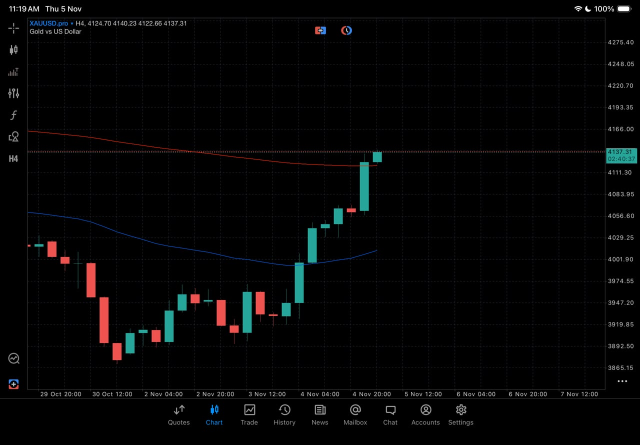
#> input picture maps/2026-11-05/original.jpg, 1280 x 889 px, found by its file name (shown at 1/2 size)
$ python map_2026-11-06.py
#> lines starting #> are read from the running program, lines starting #| are printed output that depends on the picture
### scripts/maplib.py
"""Small drawing helpers for marking up MT5 chart screenshots."""
from PIL import Image, ImageDraw, ImageFont

FONT = "/usr/share/fonts/truetype/dejavu/DejaVuSans.ttf"
FONT_B = "/usr/share/fonts/truetype/dejavu/DejaVuSans-Bold.ttf"

RED = (239, 83, 80)
GREEN = (38, 166, 154)
LIME = (102, 220, 120)
YELLOW = (255, 202, 40)
PURPLE = (171, 120, 255)
GREY = (160, 160, 170)
ORANGE = (255, 152, 0)
WHITE = (235, 235, 240)


class Chart:
    """A screenshot plus its price-axis calibration.

    Calibrate with two price labels from the screenshot's scale:
    (price_a, y_a) and (price_b, y_b).  `scale` multiplies line widths,
    font sizes and padding so the same layout reads well on bigger images.
    """

    def __init__(self, src, price_a, y_a, price_b, y_b, right, scale=1.0, light=False):
#> called with price_a = 4138.2, y_a = 133, price_b = 3886.9, y_b = 1150, right = 1890, scale = 1.56, light = False
        self.base = Image.open(src).convert("RGBA")
        self.overlay = Image.new("RGBA", self.base.size, (0, 0, 0, 0))
#> self.overlay: PIL image 1280x889 RGBA; every value is 0
        self.d = ImageDraw.Draw(self.overlay)
        self.pa, self.ya = price_a, y_a
        self.per_px = (price_a - price_b) / (y_b - y_a)
        self.right = right
        self.k = scale
        # label badge fill: dark on dark charts, near-white on light charts
        self.badge = (250, 250, 252, 235) if light else (12, 12, 16, 215)
        self.f_s = ImageFont.truetype(FONT, round(12 * scale))
        self.f_m = ImageFont.truetype(FONT_B, round(13 * scale))
        self.f_l = ImageFont.truetype(FONT_B, round(15 * scale))

    def y(self, price):
        return self.ya + (self.pa - price) / self.per_px

    def zone(self, lo, hi, x0, color, alpha=55):
        box = [x0, self.y(hi), self.right, self.y(lo)]
        self.d.rectangle(box, fill=color + (alpha,))
        self.d.rectangle(box, outline=color + (200,), width=max(1, round(self.k)))

    def box(self, x0, x1, lo, hi, color, alpha=18):
#> in label, `b = self.d.textbbox((x, yy), text, font=font, anchor=anchor)`: b = (150, 1124.3, 368, 1142.3)
        self.d.rectangle([x0, self.y(hi), x1, self.y(lo)], fill=color + (alpha,),
                         outline=color + (170,), width=max(1, round(self.k)))

    def hline(self, price, x0, color, dash=8, gap=6, width=1):
#> called with price = 3897, x0 = 140, color = (239, 83, 80), dash = 8, gap = 6, width = 1
        yy, x = self.y(price), x0
        dash, gap, width = dash * self.k, gap * self.k, max(1, round(width * self.k))
        while x < self.right:
            self.d.line([x, yy, min(x + dash, self.right), yy], fill=color + (230,), width=width)
            x += dash + gap
#> after the loop, x = 1909

    def label(self, x, yy, text, color, font=None, anchor="lm"):
        font = font or self.f_s
        pad = 3 * self.k
        b = self.d.textbbox((x, yy), text, font=font, anchor=anchor)
        self.d.rectangle([b[0] - pad, b[1] - pad, b[2] + pad, b[3] + pad],
                         fill=self.badge, outline=color + (220,))
        self.d.text((x, yy), text, font=font, fill=color + (255,), anchor=anchor)

    def rlabel(self, price, text, color, font=None):
        """Label right-aligned against the plot edge at a given price."""
        self.label(self.right - 6 * self.k, self.y(price), text, color, font, anchor="rm")

    def path(self, points, color, width=2, dash=7, gap=5, head=True):
        """Dashed projection path; points are (x, price). Arrow head at the end."""
#> called with color = (102, 220, 120), width = 2, dash = 7, gap = 5, head = True
        pts = [(x, self.y(p)) for x, p in points]
        width, dash, gap = max(1, round(width * self.k)), dash * self.k, gap * self.k
        for (x1, y1), (x2, y2) in zip(pts, pts[1:]):
            length = ((x2 - x1) ** 2 + (y2 - y1) ** 2) ** 0.5
            n = max(int(length // (dash + gap)), 1)
            for i in range(n):
                t0 = i * (dash + gap) / length
                t1 = min((i * (dash + gap) + dash) / length, 1)
                self.d.line([x1 + (x2 - x1) * t0, y1 + (y2 - y1) * t0,
                             x1 + (x2 - x1) * t1, y1 + (y2 - y1) * t1],
                            fill=color + (240,), width=width)
        if head:
            (xa, ya), (xb, yb) = pts[-2], pts[-1]
            s = 8 * self.k * (1 if yb < ya else -1)
            self.d.polygon([(xb, yb), (xb - 8 * self.k, yb + s), (xb + 8 * self.k, yb + s)],
                           fill=color + (255,))

    def header(self, x, y, lines):
        """lines: [(text, color, font)] drawn in a dark panel."""
#> called with x = 640, y = 935
        step = 22 * self.k
        widths = [self.d.textbbox((0, 0), t, font=f)[2] for t, _, f in lines]
#> widths = [468, 727, 614, 660]
        self.d.rectangle([x - 8 * self.k, y - 8 * self.k,
                          x + max(widths) + 10 * self.k, y + step * len(lines)],
                         fill=(12, 12, 16, 225), outline=(90, 90, 110, 255))
        for i, (t, c, f) in enumerate(lines):
            self.d.text((x, y + i * step), t, font=f, fill=c + (255,))

    def save(self, out):
        Image.alpha_composite(self.base, self.overlay).convert("RGB").save(out, optimize=True)
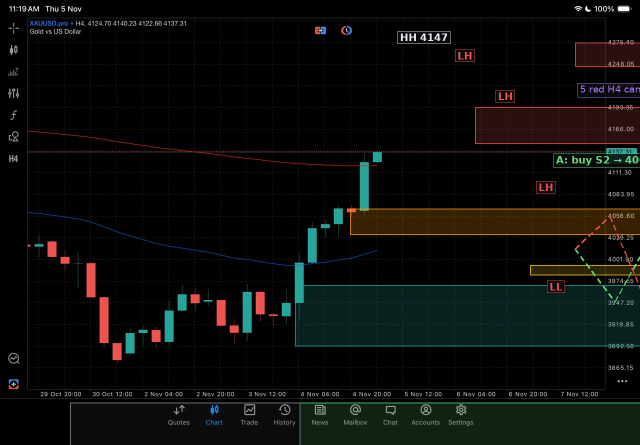
#> saved as mapping.png: PIL image 1280x889 RGB (shown at 1/2 size); mean R, G, B 11.1, 12.5, 10.4
        print(f"saved {out}")

### scripts/map_2026-11-06.py
"""XAUUSD H4 mapping, 6 Nov 2026 (screenshot 14:24, price 4048.56)."""
from pathlib import Path

from maplib import Chart, GREEN, GREY, LIME, ORANGE, PURPLE, RED, WHITE, YELLOW

DIR = Path(__file__).resolve().parent.parent / "maps" / "2026-11-06"

# 4138.20 label at y=133, 3886.95 at y=1150; plot area ends at x=1890.
c = Chart(DIR / "original.jpg", 4138.20, 133, 3886.95, 1150, right=1890, scale=1.56)
y = c.y

# ---- Resistance ------------------------------------------------------------
c.zone(4138, 4150, 1150, RED, 45)    # 5 Nov top (4147) + 4150 rejection
c.zone(4100, 4118, 950, RED, 45)    # red MA ~4117 + 5 Nov sell-off origin
c.zone(4055, 4068, 700, ORANGE, 55) # yesterday's Demand 1 → now flipped supply

# ---- Support ---------------------------------------------------------------
c.zone(4035, 4040, 1060, YELLOW, 45)  # today's low 4035–4039
c.zone(4000, 4030, 590, GREEN, 50)    # Demand 2: blue MA ~4029 + 4 Nov breakout base + 4000
c.zone(3947, 3972, 560, LIME, 40)     # BOS level / top of old range

# Old accumulation range
c.box(140, 600, 3897, 3972, GREY)
c.label(150, y(3897) + 22, "Old range 3897 – 3972", GREY)

# ---- Labels ----------------------------------------------------------------
c.rlabel(4144, "R3  4138 – 4150  ·  5 Nov top (4147)", RED)
c.rlabel(4109, "R2  4100 – 4118  ·  red MA + sell-off origin", RED)
c.rlabel(4061.5, "R1  4055 – 4068  ·  old demand → now supply", ORANGE)
c.rlabel(4037.5, "S1  4035 – 4040  ·  today's low", YELLOW)
c.rlabel(4015, "S2  4000 – 4030  ·  blue MA + 4000  ·  KEY BUY ZONE", GREEN)
c.rlabel(3959.5, "S3  3947 – 3972  ·  BOS / old range top", LIME)
c.hline(3897, 140, RED)
c.rlabel(3897, "S4  3897  ·  range low", RED)

# ---- Structure marks -------------------------------------------------------
c.label(848, y(4147) - 22, "HH 4147", WHITE, c.f_m, anchor="mm")
c.label(930, y(4138) - 22, "LH", RED, c.f_m, anchor="mm")
c.label(1011, y(4118) - 22, "LH", RED, c.f_m, anchor="mm")
c.label(1092, y(4073) - 22, "LH", RED, c.f_m, anchor="mm")
c.label(1112, y(4035.6) + 26, "LL", RED, c.f_m, anchor="mm")
c.label(1160, y(4127), "5 red H4 candles in a row · 4 Nov gap fully filled", PURPLE, c.f_s, anchor="lm")

# ---- Scenarios -------------------------------------------------------------
# A: dip into S2, bounce, reclaim R1, then R2
c.path([(1150, 4048), (1230, 4022), (1330, 4066), (1380, 4056), (1440, 4108)], LIME)
c.label(1112, y(4092), "A: buy S2 → 4068 → 4110", LIME, c.f_m, anchor="lm")

# B: rejection at R1, break of 4000, run to S3
c.path([(1150, 4048), (1220, 4064), (1330, 4000), (1370, 4010), (1450, 3962)], RED)
c.label(1462, y(3990), "B: H4 close < 4000 → 3972 → 3950", RED, c.f_m, anchor="lm")

# ---- Header ----------------------------------------------------------------
c.header(640, 935, [
    ("XAUUSD · H4 MAPPING · 6 Nov 2026", WHITE, c.f_l),
    ("Bias: pullback inside the bigger uptrend · decision at 4000–4030", YELLOW, c.f_m),
    ("Rejected at 4147 + red MA (~4117) · lost 4055 · blue MA ~4029", WHITE, c.f_s),
    ("Bulls need an H4 close back above 4068 · bears need a close < 4000", RED, c.f_s),
])

c.save(DIR / "mapping.png")
